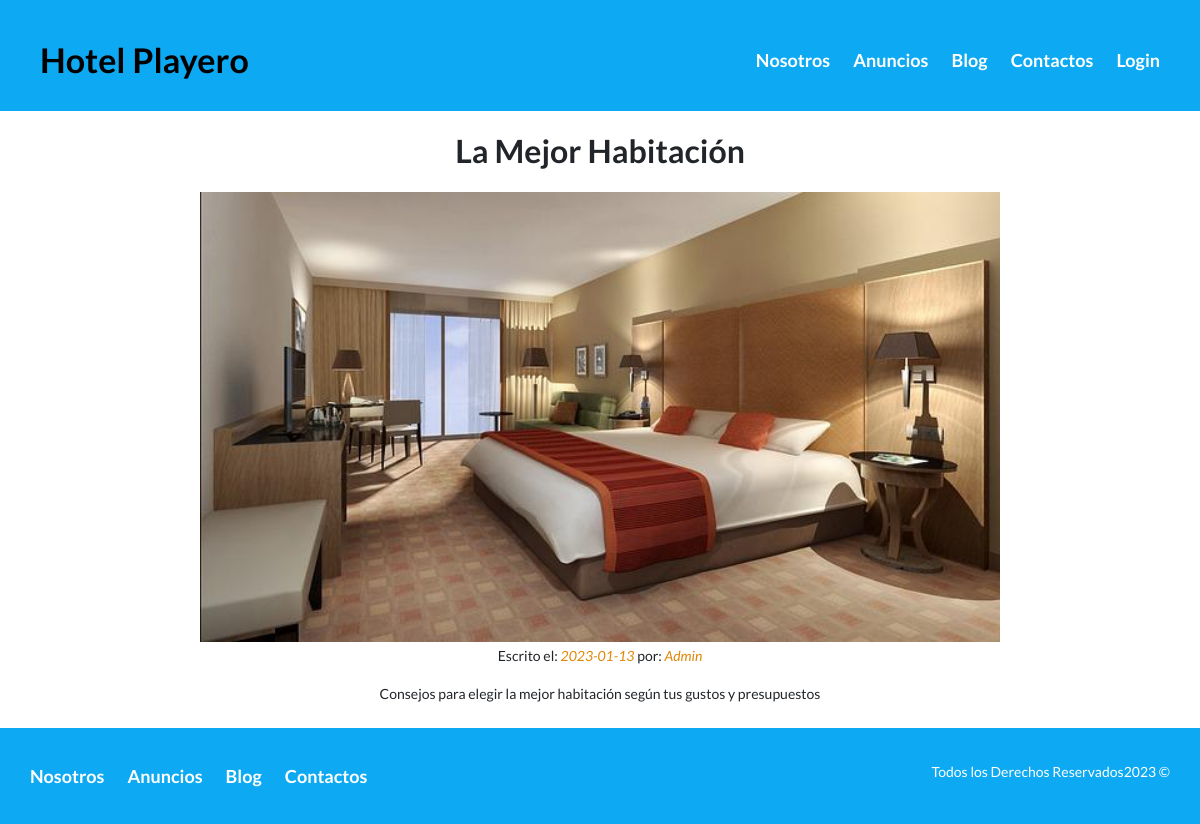
Page /blogentrada/La Mejor Habitación on the committed database.
### Hotel/models.py (models this page shows, shortened)
class Blog (models.Model):
    title = models.CharField(max_length=100, verbose_name="Titulo")
    date = models.DateField(verbose_name="Fecha")
    author = models.CharField(max_length=100, verbose_name="Autor")
    image = models.ImageField(verbose_name="Imagen", upload_to="blog")
    description = models.TextField(verbose_name="Descripcion")
    created = models.DateTimeField(auto_now_add=True, verbose_name="Fecha de Creacion")
    updated = models.DateTimeField(auto_now=True, verbose_name="Fecha de Modificacion")
    class Meta:
        verbose_name = 'Blog'
        verbose_name_plural = 'Blog'
        ordering = ["-created"]

### Hotel/views.py (the view)
# urls.py: path('blogentrada/<titulo>', blogentrada.as_view(), name="blogentrada"),
class blogentrada(TemplateView):
    template_name = 'hotel/Blog-entrada.html'
    def get(selt, request, titulo):
        blog = Blog.objects.filter(title = titulo)
        return render(request, selt.template_name, {'blog': blog})

### Hotel/templates/hotel/Blog-entrada.html (shortened to what this page needs)
{% extends 'core/base.html' %}
{% block header %}site-header{% endblock %}
{% block content %}
{% for blog in blog %}
    <div id="element">
        <h1 class="centrar-texto fw-600">{{blog.title}}</h1>
        <img src="{{blog.image.url}}" alt="Imagen blog" class="centradoimg image">
        <main class="contenedor seccion centrar-texto texto-entrada">
            <p>Escrito el: <em>{{blog.date| date:'Y-m-d'}}</em> por: <em>{{blog.author}}</em></p>
            <p>
                {{blog.description}}
            </p>
        </main>
    </div>
{% endfor %}
{% endblock %}

### core/static/core/Css/Estilo.css (style rules this page uses)
html { box-sizing: border-box; font-size: 62.5%; }
*, *:before, *:after { box-sizing: inherit; }
body { font-family: 'Lato', sans-serif; font-size: 1.6rem; line-height: 2; }
img { max-width: 100%; }
.contenedor { max-width: 120rem; margin: auto; }
h1 { font-size: 3.8rem; }
p { font-size: 1.4rem; }
.fw-600 { font-weight: 600; }
.centrar-texto { text-align: center; }
.centradoimg { display: block; margin-left: auto; margin-right: auto; }
.texto-entrada em { color: #E08709; }
.image { width: 80rem; height: 45rem; }

### rows in the picture
Blog: title "La Mejor Habitación", image (picture), date "2023-01-13", author "Admin", description "Consejos para elegir la mejor habitación según tus gustos y presupuestos"
